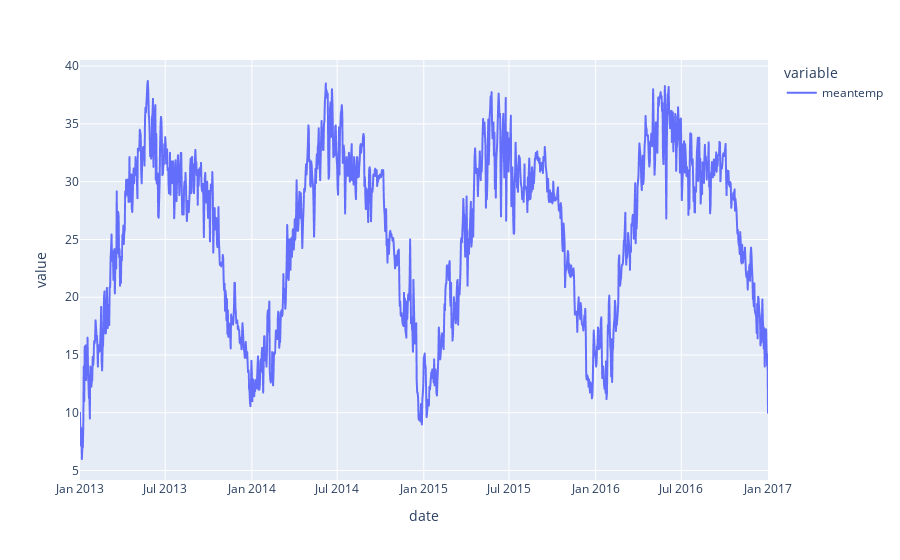

Source (notebook cell):
### Code cell
px.line(df_Dclimate['meantemp'])

### Figure 1 — Plotly figure (JSON) as saved in the notebook; plotly's stock layout.template omitted (floating-point values rounded to 4 significant figures; data arrays with more than 128 entries replaced by an {"elided": "..."} marker saying what was removed)
{"data": [{"hovertemplate": "variable=meantemp<br>date=%{x}<br>value=%{y}<extra></extra>", "legendgroup": "meantemp", "line": {"color": "#636efa", "dash": "solid"}, "marker": {"symbol": "circle"}, "mode": "lines", "name": "meantemp", "showlegend": true, "type": "scattergl", "x": {"elided": "1462 str values"}, "xaxis": "x", "y": {"elided": "1462 float values"}, "yaxis": "y"}], "layout": {"legend": {"title": {"text": "variable"}, "tracegroupgap": 0}, "margin": {"t": 60}, "xaxis": {"anchor": "y", "domain": [0, 1], "title": {"text": "date"}}, "yaxis": {"anchor": "x", "domain": [0, 1], "title": {"text": "value"}}}}
